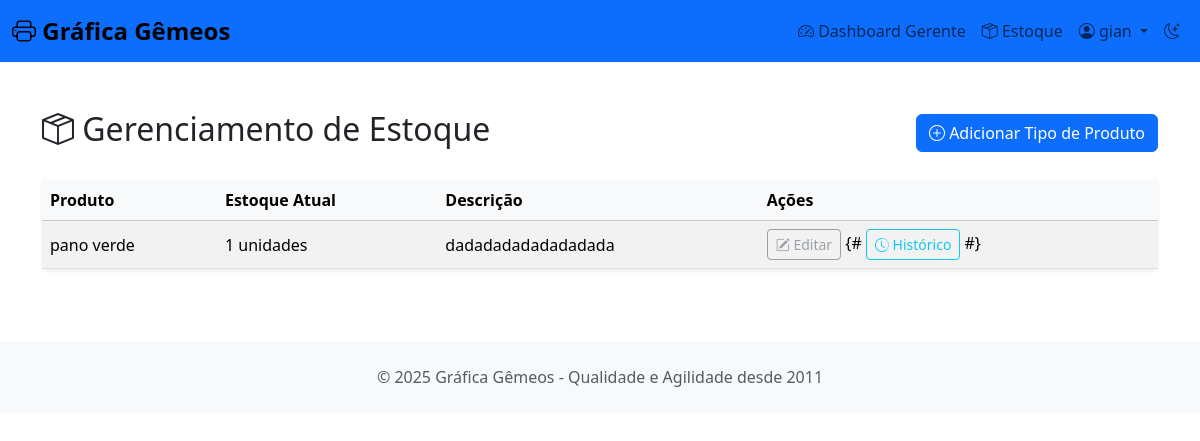
Page /gerente/estoque/ (signed in) on the committed database.
### grafica/models.py (models this page shows, shortened)
class Usuario(AbstractUser):
    TIPO_USUARIO_CHOICES = (
        ("cliente", "Cliente"),
        ("gerente", "Gerente"),
    )
    email = models.EmailField(max_length=30, unique=True)
    tipo = models.CharField(max_length=10, choices=TIPO_USUARIO_CHOICES, default='cliente')

class ProdutoInterno(models.Model):
    nome = models.CharField(max_length=100)
    descricao = models.TextField(blank=True, null=True)
    estoque_atual = models.PositiveIntegerField(default=0)

### grafica/views.py (the view)
# urls.py: path('gerente/estoque/', InventoryListView.as_view(), name='inventory_list'),
class InventoryListView(LoginRequiredMixin, UserPassesTestMixin, ListView):
    model = ProdutoInterno
    template_name = 'grafica/inventory_list.html'
    context_object_name = 'produtos'
    paginate_by = 20
    def test_func(self):
        return self.request.user.is_staff
    def get_queryset(self):
        return ProdutoInterno.objects.all().order_by('nome')

### grafica/templates/grafica/inventory_list.html (shortened to what this page needs)
{% extends 'base.html' %}
{% block content %}
<div class="container py-4">
    <div class="d-flex justify-content-between align-items-center mb-4">
        <h1 class="h2"><i class="bi bi-box-seam"></i> Gerenciamento de Estoque</h1>
        <a href="{% url 'produto_interno_create' %}" class="btn btn-primary">
            <i class="bi bi-plus-circle"></i> Adicionar Tipo de Produto
        </a>
    </div>
    <div class="card shadow-sm border-0">
        <div class="card-body p-0">
            {% if produtos %}
            <div class="table-responsive">
                <table class="table table-hover table-striped align-middle mb-0">
                    <thead class="table-light">
                        <tr>
                            <th scope="col">Produto</th>
                            <th scope="col">Estoque Atual</th>
                            <th scope="col">Descrição</th>
                            <th scope="col">Ações</th>
                        </tr>
                    </thead>
                    <tbody>
                        {% for produto in produtos %}
                        <tr>
                            <td>{{ produto.nome }}</td>
                            <td>{{ produto.estoque_atual }} unidades</td>
                            <td>{{ produto.descricao|default:"-"|truncatewords:20 }}</td>
                            <td>
                                <a href="" class="btn btn-sm btn-outline-secondary disabled" title="Editar (Em breve)">
                                    <i class="bi bi-pencil-square"></i> Editar
                                </a>
                                {# <a href="gerente/estoque/<int:pk>/historico/" class="btn btn-sm btn-outline-info" title="Ver Histórico">
                                    <i class="bi bi-clock-history"></i> Histórico
                                </a> #}
                            </td>
                        </tr>
                        {% endfor %}
                    </tbody>
                </table>
            </div>
            {% else %}
            <div class="alert alert-light text-center border-0 mb-0">
                <i class="bi bi-info-circle"></i>
                Nenhum tipo de produto cadastrado no estoque ainda.
            </div>
            {% endif %}
        </div>
    </div>
</div>
{% endblock %}

### grafica/templates/base.html (shortened to what this page needs)
<!DOCTYPE html>
<html lang="pt-BR" data-bs-theme="light">
<head>
    <link href="https://cdn.jsdelivr.net/npm/bootstrap@5.3.2/dist/css/bootstrap.min.css" rel="stylesheet">
    <link rel="stylesheet" href="https://cdn.jsdelivr.net/npm/bootstrap-icons@1.11.3/font/bootstrap-icons.min.css">
</head>
<body>
    <nav class="navbar navbar-expand-lg navbar-light bg-primary mb-4">
        <div class="container-fluid">
            <a class="navbar-brand" href="{% url 'home' %}">
                <i class="bi bi-printer"></i> Gráfica Gêmeos
            </a>
            <div class="collapse navbar-collapse" id="navbarNav">
                <ul class="navbar-nav ms-auto">
                    {% if user.is_authenticated %}
                    {% if user.is_staff %}
                    <li class="nav-item">
                        <a class="nav-link" href="{% url 'manager_dashboard' %}">
                            <i class="bi bi-speedometer2"></i> Dashboard Gerente
                        </a>
                    </li>
                    <li class="nav-item">
                        <a class="nav-link" href="{% url 'inventory_list' %}">
                            <i class="bi bi-box-seam"></i> Estoque
                        </a>
                    </li>
                    {% else %}
                    <li class="nav-item">
                        <a class="nav-link" href="{% url 'pedido_list' %}">
                            <i class="bi bi-grid"></i> Meus Pedidos
                        </a>
                    </li>
                    {% endif %}
                    <li class="nav-item dropdown">
                        <a class="nav-link dropdown-toggle" href="#" role="button" data-bs-toggle="dropdown">
                            <i class="bi bi-person-circle"></i> {{ user.username }}
                        </a>
                    </li>
                    {% endif %}
                    <li class="nav-item">
                        <a class="nav-link theme-toggle" onclick="toggleTheme()">
                            <i class="bi bi-moon-stars" id="theme-icon"></i>
                        </a>
                    </li>
                </ul>
            </div>
        </div>
    </nav>
    <main>
        {% block content %}{% endblock %}
    </main>
    <footer class="mt-5 py-4 bg-light">
        <div class="container text-center text-muted">
            <p class="mb-0">&copy; 2025 Gráfica Gêmeos - Qualidade e Agilidade desde 2011</p>
        </div>
    </footer>
</body>
</html>

### grafica/templates/base.html (style rules this page uses)
:root { --bs-primary: #f68117; --bs-secondary: #0910f4; --bs-success: #FFAC68; --bs-danger: #040752; --bs-warning: #f59e0b; }
body { min-height: 100vh; background-color: var(--bs-body-bg); }
.navbar-brand { font-weight: 700; font-size: 1.5rem; }
.card { border: none; box-shadow: 0 1px 3px rgba(0,0,0,0.1); transition: transform 0.2s, box-shadow 0.2s; }
.theme-toggle { cursor: pointer; }

### rows in the picture
Usuario: username "gian"
ProdutoInterno: nome "pano verde", estoque_atual "1", descricao "dadadadadadadadada"
